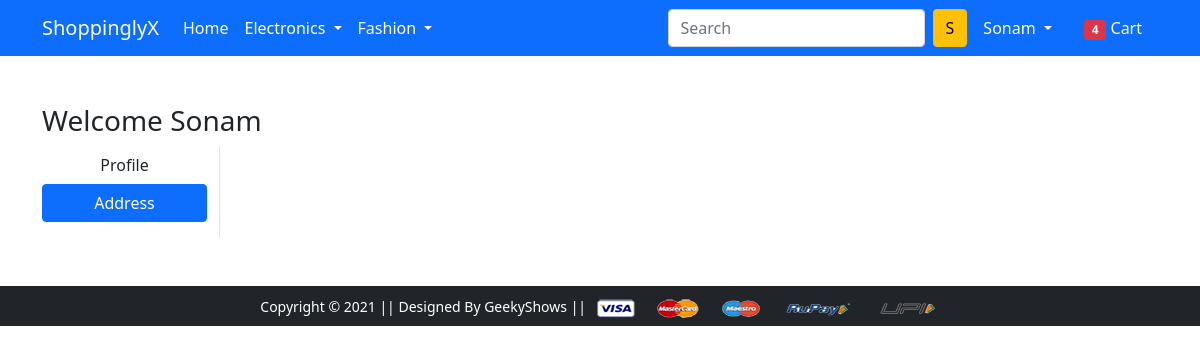
Page /address/ (signed in) on the earlier database version.
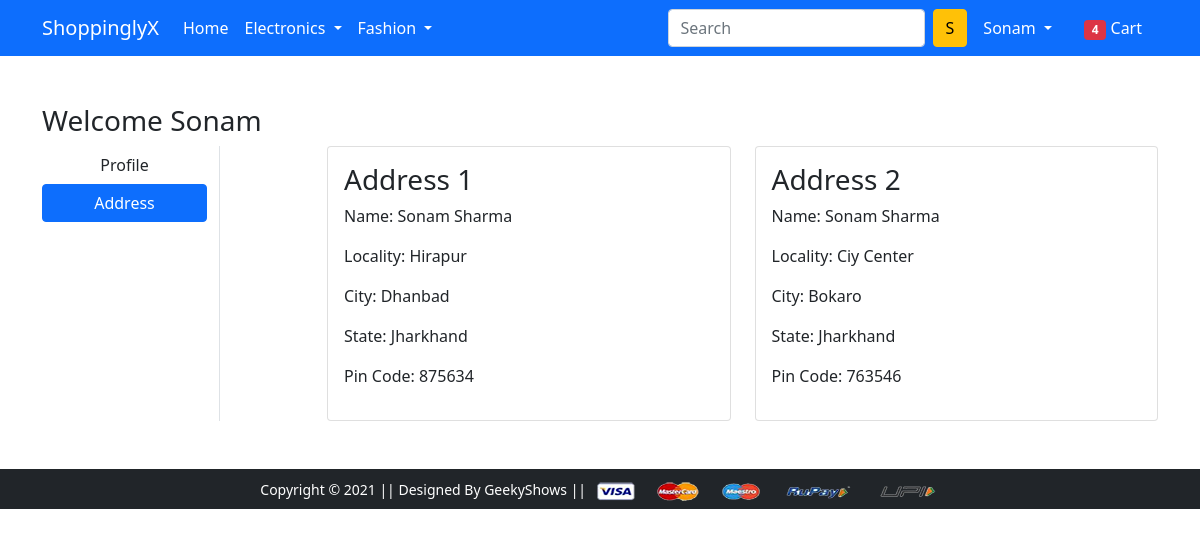
Same page on the later database version.
### app/models.py (models this page shows, shortened)
class Customer(models.Model):
    user=models.ForeignKey(User,on_delete=models.CASCADE)
    name=models.CharField(max_length=200)
    locality=models.CharField(max_length=200)
    city=models.CharField(max_length=50)
    zipcode=models.IntegerField()
    state=models.CharField(choices=STATE_CHOICES,max_length=50)

### app/views.py (the view)
# urls.py: path('address/', views.address, name='address'),
def address(request):
    add=Customer.objects.filter(user=request.user)
    return render(request, 'app/address.html',{'add':add,'active':'btn-primary'})

### app/templates/app/address.html (shortened to what this page needs)
{% extends 'app/base.html' %}
{% load static %}
{% block main-content %}
<div class="container my-5">
 <div class="row">
 <h3>Welcome <span class="text-capitalize">{{request.user}}</span></h3>
  <div class="col-sm-2 border-end">
   <ul class="list-unstyled">
    <li class="d-grid"><a href="{% url 'profile' %}" class="btn">Profile</a></li>
    <li class="d-grid"><a href="{% url 'address' %}" class="btn {{active}}">Address</a></li>
   </ul>
  </div>
  <div class="col-sm-9 offset-sm-1">
   <div class="row">
    {% for ad in add %}
    <div class="col-sm-6">
     <div class="card">
      <div class="card-body">
       <h3>Address {{forloop.counter}}</h3>
       <p>Name: {{ad.name}}</p>
       <p>Locality: {{ad.locality}}</p>
       <p>City: {{ad.city}}</p>
       <p>State: {{ad.state}}</p>
       <p>Pin Code: {{ad.zipcode}}</p>
      </div>
     </div>
    </div>
    {% endfor %}
   </div>
  </div>
 </div>
</div>
{% endblock main-content %}

### app/templates/app/base.html (shortened to what this page needs)
<!doctype html>
{% load static %}
<html lang="en">
  <head>
    <link href="https://cdn.jsdelivr.net/npm/bootstrap@5.0.0-beta1/dist/css/bootstrap.min.css" rel="stylesheet">
    <link rel="stylesheet" href="{% static 'app/css/owl.carousel.min.css' %}">
    <link rel="stylesheet" href="{% static 'app/css/all.min.css' %}">
    <link rel="stylesheet" href="{% static 'app/css/style.css' %}">
  </head>
  <body>
    <nav class="navbar navbar-expand-lg navbar-dark bg-primary">
     <div class="container">
       <a class="navbar-brand" href="/">ShoppinglyX</a>
       <div class="collapse navbar-collapse" id="navbarSupportedContent">
         <ul class="navbar-nav me-auto mb-2 mb-lg-0">
           <li class="nav-item">
             <a class="nav-link active" aria-current="page" href="/">Home</a>
           </li>
           <li class="nav-item dropdown">
             <a class="nav-link dropdown-toggle text-white" href="#" id="electronicsDropdown" role="button" data-bs-toggle="dropdown" aria-expanded="false">
               Electronics
             </a>
           </li>
           <li class="nav-item dropdown">
             <a class="nav-link dropdown-toggle text-white" href="#" id="fashionDropdown" role="button" data-bs-toggle="dropdown" aria-expanded="false">
               Fashion
             </a>
           </li>
         </ul>
         <form class="d-flex">
           <input class="form-control me-2" type="search" placeholder="Search" aria-label="Search">
           <button class="btn btn-warning" type="submit">S</button>
         </form>
         <div>
          <ul class="navbar-nav me-auto mb-2 mb-lg-0">
            {% if request.user.is_authenticated %}
           <li class="nav-item dropdown mx-2">
              <a class="nav-link dropdown-toggle text-white" href="#" id="profileDropdown" role="button" data-bs-toggle="dropdown" aria-expanded="false">
                {{request.user.username|capfirst}}
              </a>
            </li>
            <li class="nav-item mx-2">
             <a href="{% url 'add-to-cart' %}" class="nav-link text-white"><span class="badge bg-danger">4</span> Cart </a>
            </li>
            {% endif %}
          </ul>
         </div>
       </div>
     </div>
    </nav>
    {% block main-content %} {% endblock main-content %}
    <footer class="container-fluid bg-dark text-center p-2 mt-5">
        <small class="text-white">Copyright &copy; 2021 || Designed By GeekyShows || </small>
        <img src="{% static 'app/images/payment.png' %}" alt="" srcset="" class="img-fluid" height="2px">
    </footer>
  </body>
</html>

Differences in the rows shown:
now on this page (row edited): Customer: name "Sonam Sharma", locality "Hirapur", city "Dhanbad", state "Jharkhand", zipcode "875634"
added Customer: name "Sonam Sharma", locality "Ciy Center", city "Bokaro", state "Jharkhand", zipcode "763546"
